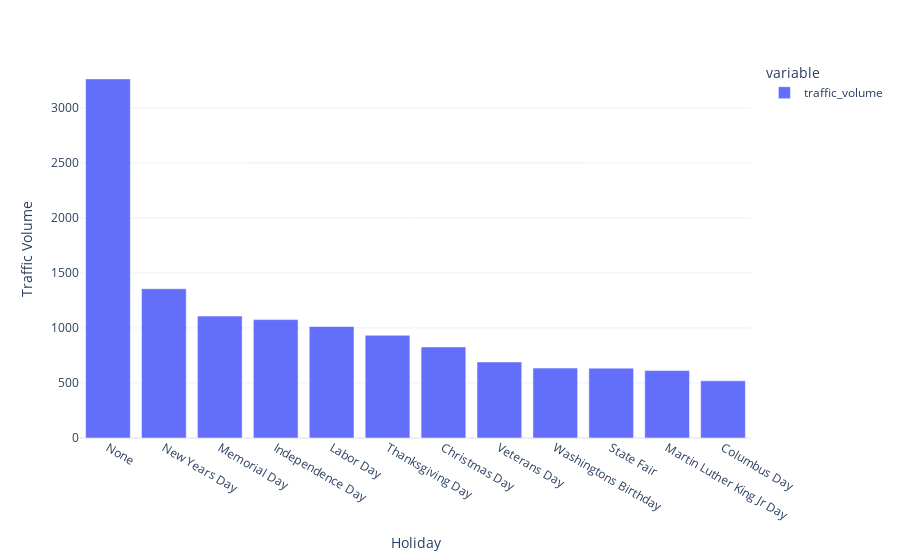

Notebook code for this chart:
### Code cell
avgs = df.groupby('holiday').traffic_volume.mean()
fig = px.bar(avgs.sort_values(ascending=False))
fig.update_layout(yaxis_title='Traffic Volume', xaxis_title='Holiday')
fig.show()

### Figure 1 — Plotly figure (JSON) as saved in the notebook; plotly's stock layout.template omitted (floating-point values rounded to 4 significant figures)
{"data": [{"alignmentgroup": "True", "hovertemplate": "variable=traffic_volume<br>holiday=%{x}<br>value=%{y}<extra></extra>", "legendgroup": "traffic_volume", "marker": {"color": "#636efa", "pattern": {"shape": ""}}, "name": "traffic_volume", "offsetgroup": "traffic_volume", "orientation": "v", "showlegend": true, "textposition": "auto", "x": ["None", "New Years Day", "Memorial Day", "Independence Day", "Labor Day", "Thanksgiving Day", "Christmas Day", "Veterans Day", "Washingtons Birthday", "State Fair", "Martin Luther King Jr Day", "Columbus Day"], "xaxis": "x", "y": [3263.0, 1356.0, 1108.0, 1076.0, 1013.0, 933.5, 827.5, 691.4, 635.2, 634.8, 612.7, 519.4], "yaxis": "y", "type": "bar"}], "layout": {"xaxis": {"anchor": "y", "domain": [0.0, 1.0], "title": {"text": "Holiday"}}, "yaxis": {"anchor": "x", "domain": [0.0, 1.0], "title": {"text": "Traffic Volume"}}, "legend": {"title": {"text": "variable"}, "tracegroupgap": 0}, "margin": {"t": 60}, "barmode": "relative"}}
